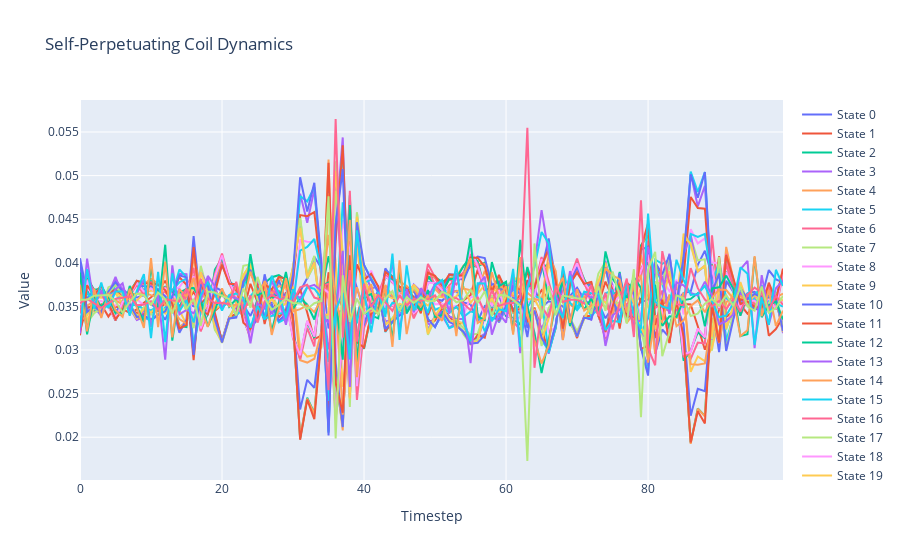

Notebook cell for this chart:
### Markdown cell above
## Unenforced Autoregressive Coil Generation

To give a sense of the dynamics coils are capable of producing, we can simply allow a coil to autoregressively generate from some initial state without performing any reconfirmation of state.

### Code cell
states = []
# Select the batch we want to make predictions for
batch = 8


# Grab starting state tensor
state_tensor = batch_X[:,0,:]

# How many steps do we want to run the coil overall?
max_steps = 100

batch_size = batch_X.shape[0]
transition_tensor = torch.softmax(torch.zeros(batch_size, n_features, n_features), dim = 1).to("cuda")
for step_state in range(max_steps):
    state_tensor, transition_tensor = model.step_coil(state_tensor, transition_tensor)
    states.append(state_tensor[batch,:])

# Move state dynamics to CPU
data = [row.to('cpu').detach().numpy() for row in states]
# Transpose the data to get 5 traces
traces = list(zip(*data))


# Create the figure and add traces
fig = go.Figure()

# Plotting
for i, trace in enumerate(traces):
    model_trace = go.Scatter(y=trace, mode='lines', name=f'State {i}')
    fig.add_trace(model_trace)

# Add title and labels
fig.update_layout(title=f'Self-Perpetuating Coil Dynamics',
                    xaxis_title='Timestep',
                    yaxis_title='Value')

# Show the figure
fig.show()
